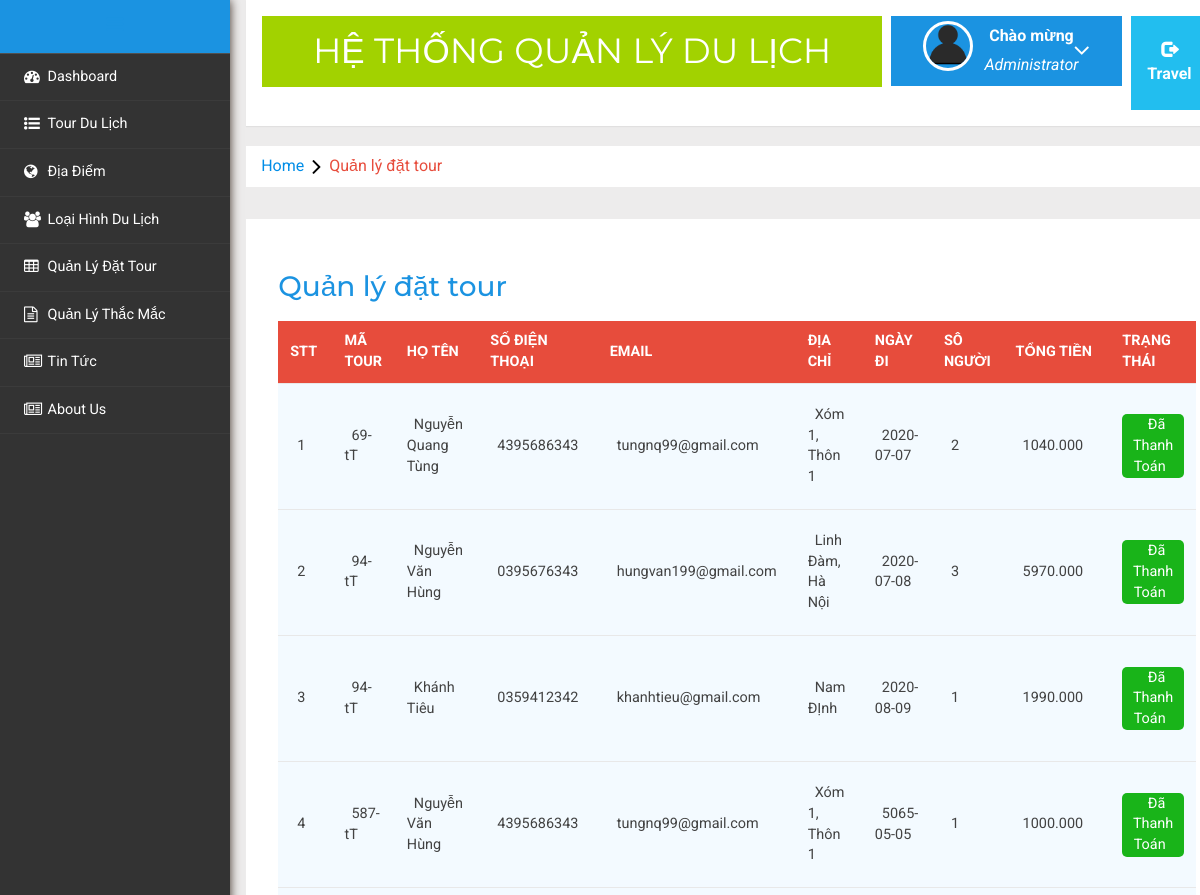
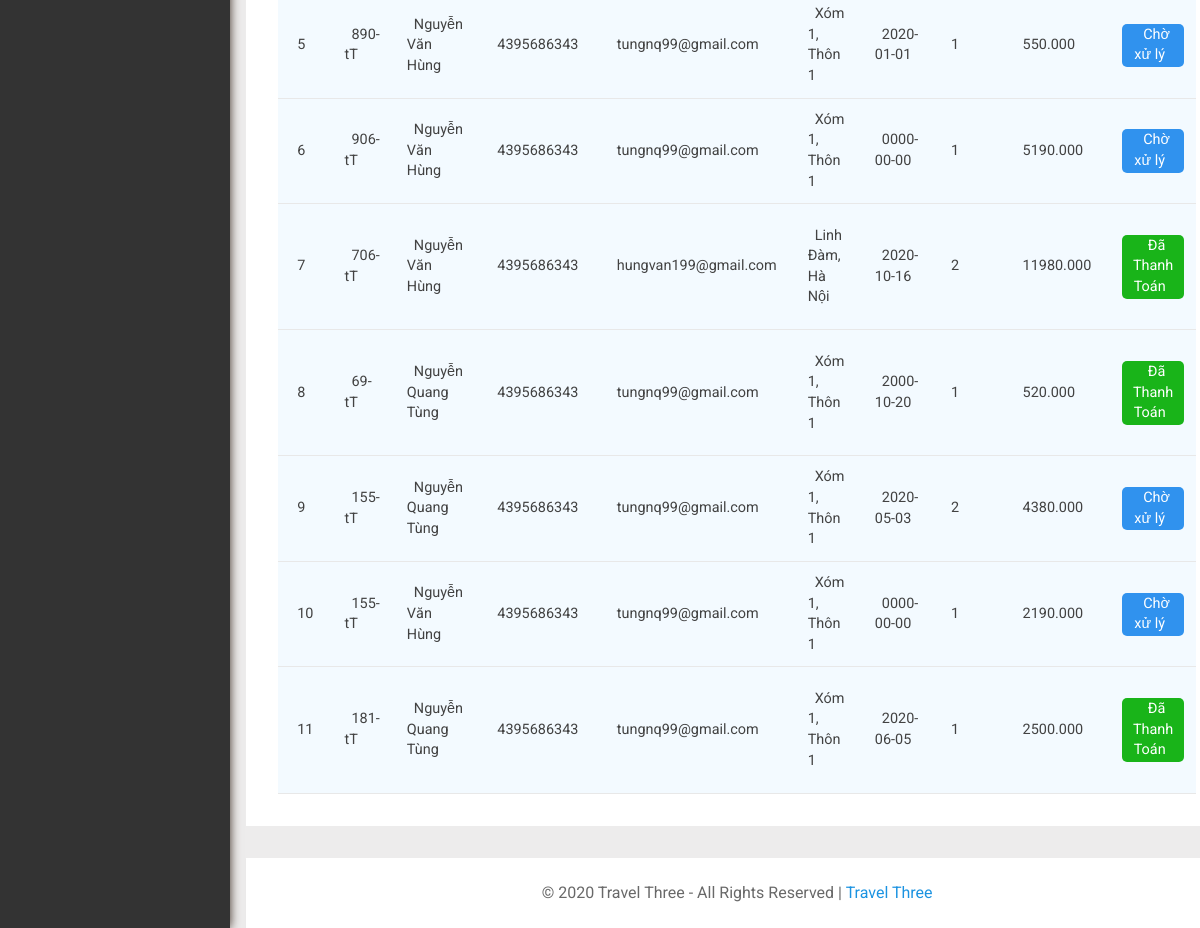
/index.php?controller=admin&action=manage_bookings (signed in), run on the app's committed database (2 pictures, top to bottom).
### tables this page shows
CREATE TABLE `tbl_bookings` (
  `id_bks` int(11) NOT NULL,
  `id_tour` int(11) NOT NULL,
  `Fname` varchar(255) NOT NULL,
  `Mobile` varchar(10) NOT NULL,
  `Email` varchar(255) NOT NULL,
  `Addr` varchar(255) NOT NULL,
  `Person` int(11) NOT NULL,
  `Date_tour` date NOT NULL,
  `Pending` varchar(255) NOT NULL,
  `Total` varchar(255) NOT NULL
);

CREATE TABLE `tbl_tour` (
  `id_tour` int(11) NOT NULL,
  `id_destination` int(11) NOT NULL,
  `id_activities` int(11) NOT NULL,
  `Code` varchar(255) NOT NULL,
  `Name_tour` varchar(255) NOT NULL,
  `startDate` date NOT NULL,
  `time_tour` varchar(255) NOT NULL,
  `Price` varchar(255) NOT NULL,
  `Img` varchar(255) NOT NULL,
  `Img1` varchar(255) NOT NULL,
  `Img2` varchar(255) NOT NULL,
  `Img3` varchar(255) NOT NULL,
  `Sale` varchar(255) NOT NULL,
  `Content` text NOT NULL,
  `CtTour` longtext NOT NULL,
  `Feature` varchar(255) NOT NULL
);

### model/db_config.php (called while the page is built, shortened)
<?php
class Database
{
    private $hostname = 'localhost';
    private $username = 'root';
    private $pass = '';
    private $dbname = 'travel';
    private $conn = NULL;
    private $result = NULL;
    public function connect()
    {
        $this->conn = new mysqli($this->hostname, $this->username, $this->pass, $this->dbname);
        if (!$this->conn) {
            echo "Connect Fail";
            exit();
        } else {
            mysqli_set_charset($this->conn, 'utf8');
        }
        return $this->conn;
    }
    public function execute($sql)
    {
        $this->result = $this->conn->query($sql);
        return $this->result;
    }
    public function getData()
    {
        if ($this->result) {
            $data = mysqli_fetch_array($this->result);
        } else {
            $data = 0;
        }
        return $data;
    }
    public function num_rows()
    {
        if ($this->result) {
            $num = mysqli_num_rows($this->result);
        } else {
            $num = 0;
        }
        return $num;
    }
    public function BookTour($bookings)
    {
        $sql = "SELECT $bookings.*, tbl_tour.Code, tbl_tour.Price
        FROM $bookings INNER JOIN tbl_tour ON $bookings.id_tour = tbl_tour.id_tour";
        $this->execute($sql);
        if ($this->num_rows() == 0) {
            $data = 0;
        } else {
            while ($datas = $this->getData()) {
                $data[] = $datas;
            }
        }
        return $data;
    }
}

### view/admin/manage_bookings.php (the view, shortened to what this page needs)
<?php
if (empty($_SESSION['User'])) {
    header('location:http://localhost/travel/index.php?controller=admin&action=login');
} else {
?>
    <!DOCTYPE HTML>
    <html>
    <head>
    </head>
    <body>
        <div class="page-container">
            <div class="left-content">
                <div class="mother-grid-inner">
                    <?php include('admin/includes/header.php'); ?>
                </div>
                <ol class="breadcrumb">
                    <li class="breadcrumb-item"><a href="index.html">Home</a><i class="fa fa-angle-right"></i>Quản lý đặt
                        tour</li>
                </ol>
                <div class="agile-grids">
                    <div class="agile-tables">
                        <div class="w3l-table-info">
                            <h2>Quản lý đặt tour</h2>
                            <table id="table">
                                <thead>
                                    <tr>
                                        <th>Stt</th>
                                        <th>Mã Tour</th>
                                        <th>Họ Tên</th>
                                        <th>Số Điện Thoại</th>
                                        <th>Email</th>
                                        <th>Địa Chỉ</th>
                                        <th>Ngày Đi</th>
                                        <th>Sô Người</th>
                                        <th>Tổng Tiền</th>
                                        <th>Trạng Thái</th>
                                    </tr>
                                </thead>
                                <?php $stt = 1;
                                foreach ($data as $value) { ?>
                                    <tbody>
                                        <tr>
                                            <td><?php echo $stt; ?></>
                                            <td><?php echo $value['Code']; ?></>
                                            <td><?php echo $value['Fname']; ?></td>
                                            <td><?php echo $value['Mobile']; ?></td>
                                            <td><?php echo $value['Email']; ?></td>
                                            <td><?php echo $value['Addr']; ?></td>
                                            <td><?php echo $value['Date_tour']; ?></td>
                                            <td><?php echo $value['Person']; ?></td>
                                            <td><?php echo $value['Total']; ?> </td>
                                            <td class="status">
                                                <div class="dropdown">
                                                    <button class="btn_success btn_wait btn_warning" type="button" data-toggle="dropdown">
                                                        <span class="status_text text-white"><?php echo $value['Pending']; ?></span>
                                                    </button>
                                                </div>
                                            </td>
                                        </tr>
                                    </tbody>
                                <?php $stt++;
                                } ?>
                            </table>
                        </div>
                    </div>
                    <?php include('admin/includes/footer.php'); ?>
                </div>
            </div>
            <?php include('admin/includes/sidebarmenu.php'); ?>
        </div>
    </body>
    </html>
<?php } ?>

### admin/css/table-style.css (style rules this page uses)
table { background: white; border-collapse: collapse; margin: 1.25em 0 0; width: 100%; }
table tr, table th, table td { border: none; border-bottom: 1px solid #e8e8e8; font-size: .95em; }
table th, table td { padding: 10px 12px; text-align: left; }
table th { background: #e74c3c; color: #fff; text-transform: uppercase; }
table tr td { background: #f3faff; color: #424242; }
table { width: 100%; }

### style.css (style rules this page uses)
.disabled { pointer-events: none !important; cursor: default !important; }
.status .btn_wait { background-color: #3092ee !important; box-shadow: none; border: 0px solid #fff; border-radius: 5px; }
.fea_dis .btn_success, .disabled .btn_success { background-color: rgb(25, 180, 25) !important; box-shadow: none; border: 0px solid #fff; border-radius: 5px; }

### index.php (style rules this page uses)
body a { background: none !important; }

### data on the page
tbl_bookings: id_tour.Code "69-tT", Fname "Nguyễn Quang Tùng", Mobile "4395686343", Email "tungnq99@gmail.com", Addr "Xóm 1, Thôn 1", Date_tour "2020-07-07", Person "2", Total "1040.000", Pending "Đã Thanh Toán"
tbl_bookings: id_tour.Code "94-tT", Fname "Nguyễn Văn Hùng", Mobile "0395676343", Email "hungvan199@gmail.com", Addr "Linh Đàm, Hà Nội", Date_tour "2020-07-08", Person "3", Total "5970.000", Pending "Đã Thanh Toán"
tbl_bookings: id_tour.Code "94-tT", Fname "Khánh Tiêu", Mobile "0359412342", Email "khanhtieu@gmail.com", Addr "Nam ĐỊnh", Date_tour "2020-08-09", Person "1", Total "1990.000", Pending "Đã Thanh Toán"
tbl_bookings: id_tour.Code "587-tT", Fname "Nguyễn Văn Hùng", Mobile "4395686343", Email "tungnq99@gmail.com", Addr "Xóm 1, Thôn 1", Date_tour "5065-05-05", Person "1", Total "1000.000", Pending "Đã Thanh Toán"
tbl_bookings: id_tour.Code "890-tT", Fname "Nguyễn Văn Hùng", Mobile "4395686343", Email "tungnq99@gmail.com", Addr "Xóm 1, Thôn 1", Date_tour "2020-01-01", Person "1", Total "550.000", Pending "Chờ xử lý"
tbl_bookings: id_tour.Code "906-tT", Fname "Nguyễn Văn Hùng", Mobile "4395686343", Email "tungnq99@gmail.com", Addr "Xóm 1, Thôn 1", Date_tour "0000-00-00", Person "1", Total "5190.000", Pending "Chờ xử lý"
tbl_bookings: id_tour.Code "706-tT", Fname "Nguyễn Văn Hùng", Mobile "4395686343", Email "hungvan199@gmail.com", Addr "Linh Đàm, Hà Nội", Date_tour "2020-10-16", Person "2", Total "11980.000", Pending "Đã Thanh Toán"
tbl_bookings: id_tour.Code "69-tT", Fname "Nguyễn Quang Tùng", Mobile "4395686343", Email "tungnq99@gmail.com", Addr "Xóm 1, Thôn 1", Date_tour "2000-10-20", Person "1", Total "520.000", Pending "Đã Thanh Toán"
tbl_bookings: id_tour.Code "155-tT", Fname "Nguyễn Quang Tùng", Mobile "4395686343", Email "tungnq99@gmail.com", Addr "Xóm 1, Thôn 1", Date_tour "2020-05-03", Person "2", Total "4380.000", Pending "Chờ xử lý"
tbl_bookings: id_tour.Code "155-tT", Fname "Nguyễn Văn Hùng", Mobile "4395686343", Email "tungnq99@gmail.com", Addr "Xóm 1, Thôn 1", Date_tour "0000-00-00", Person "1", Total "2190.000", Pending "Chờ xử lý"
tbl_bookings: id_tour.Code "181-tT", Fname "Nguyễn Quang Tùng", Mobile "4395686343", Email "tungnq99@gmail.com", Addr "Xóm 1, Thôn 1", Date_tour "2020-06-05", Person "1", Total "2500.000", Pending "Đã Thanh Toán"
